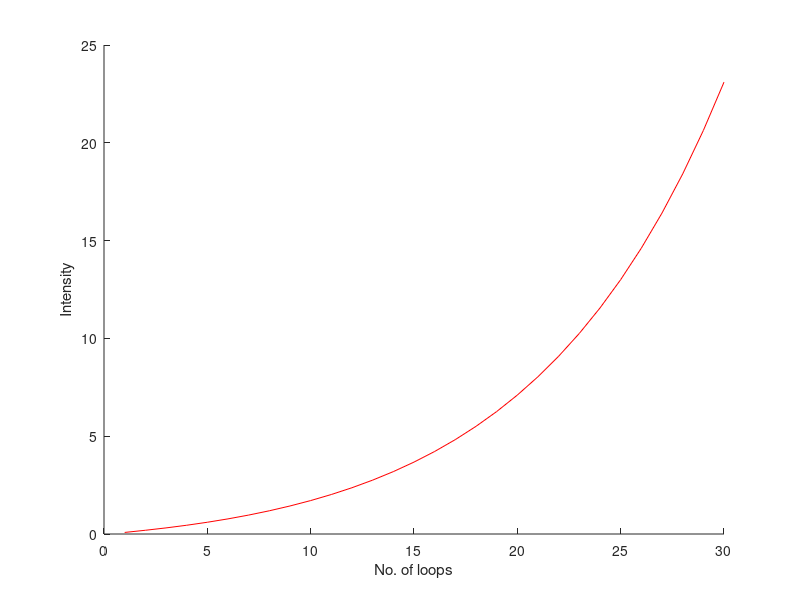

Here is the MATLAB script that generated this plot:
clear all;
%num = 10;
Nloop = 29;
Nmode = Nloop+2;

r = 0.14;
ph = pi/4;
th = 0;

H = zeros(Nloop+1,1);
loop = zeros(Nloop+1,1);
In = zeros(Nloop+1,1);
phasevar = zeros(Nloop+1,1);

c0 = [cosh(r) 0;0 cosh(r)];
s0 = [0 -exp(i*th)*sinh(r); -exp(-i*th)*sinh(r) 0];
u = [exp(i*ph) 0;0 exp(-i*ph)];
du = [i*exp(i*ph) 0;0 -i*exp(-i*ph)];

sig = eye(Nmode*2)/2;
dsig = zeros(Nmode*2);

    
for k = 0: Nloop
    
    Co = blkdiag(c0,eye(2*(k)),c0,eye(2*Nloop - 2*k));
    S1 = zeros(2*Nmode);
     
%     So = blkdiag(s0,zeros(2*Nmode-2));    
%     S1 = circshift(So,2*(k+1),2);
%     S2 = S1';
    
    S1(1,2*(k+1)+2) = -exp(i*th)*sinh(r);
    S1(2,2*(k+1)+1) = -exp(-i*th)*sinh(r);
    S1(2*(k+1)+1,2) = -exp(-i*th)*sinh(r);
    S1(2*(k+1)+2,1) = -exp(i*th)*sinh(r);
        
    S = Co+S1;
    
    U = blkdiag(u,eye(2*Nmode-2));
    dU = blkdiag(du,zeros(2*Nmode-2));   
    
    dsig = (S*dU*S*sig*S'*U'*S' + S*U*S*dsig*S'*U'*S' + S*U*S*sig*S'*dU'*S');  
    sig1 = S*sig*S';
    sig = (S*U*S*sig*S'*U'*S');  
    
    Isig = inv(sig);
    X = trace(Isig*dsig*Isig*dsig)/4

    H(k+1,1) = X/((k+1)^2); 
    %H(k+1,1) = X;

    In(k+1,1) = sig1(1,1)/2 - 1/2;
    phasevar(k+1,1) = 1/sqrt(H(k+1,1));
    loop(k+1,1) = k+1;    

%     dsig = U*dsig*U' + dU*sig*U' + U*sig*dU';
%     sig = U*sig*U';
end

hold on;
plot(loop,H,'r')
xlabel('No. of loops');
ylabel('Intensity');
